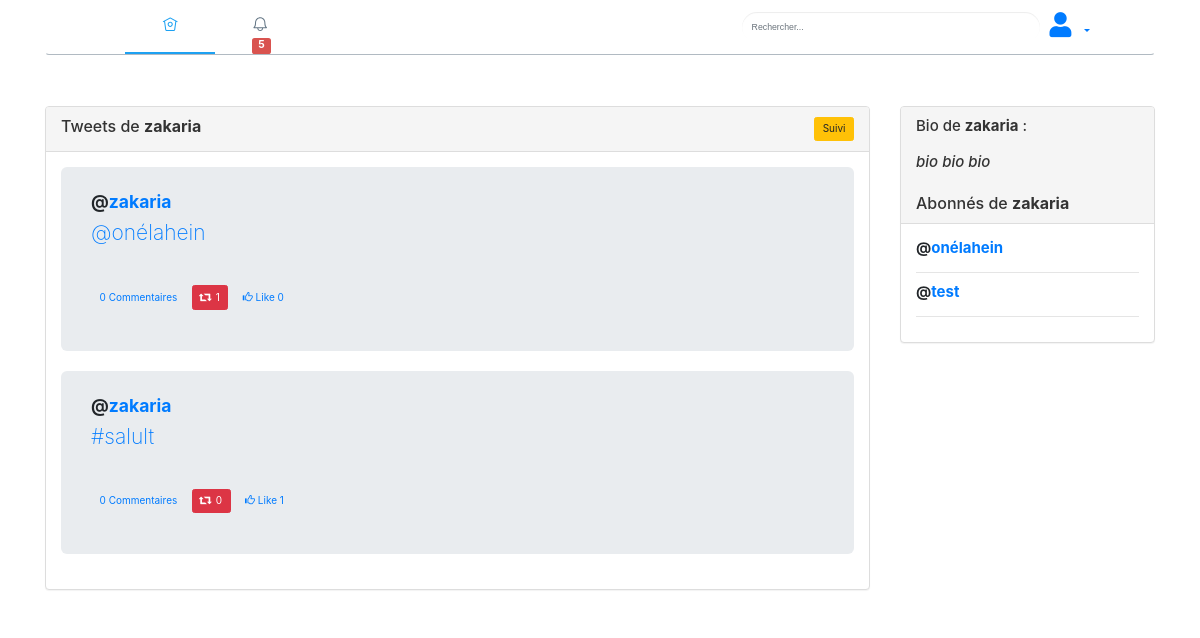
Screenshot of /views/user_tweets.php?data=zakaria (signed in) with the database file from the repository.
### tables this page shows
CREATE TABLE IF NOT EXISTS `tweet` (
  `id` int NOT NULL AUTO_INCREMENT,
  `id_user` int NOT NULL,
  `content` text NOT NULL,
  `id_hashtag` int DEFAULT NULL,
  `id_user_mention` int DEFAULT NULL,
  `id_media` int DEFAULT NULL,
  `date` datetime NOT NULL,
  PRIMARY KEY (`id`),
  KEY `id_hashtag` (`id_hashtag`),
  KEY `id_user_mention` (`id_user_mention`),
  KEY `id_media` (`id_media`),
  KEY `id_user` (`id_user`)
);

CREATE TABLE IF NOT EXISTS `users` (
  `id` int NOT NULL AUTO_INCREMENT,
  `nickname` varchar(255) NOT NULL,
  `birthday` date NOT NULL,
  `email` varchar(255) NOT NULL,
  `password` varchar(255) NOT NULL,
  `registration_date` datetime NOT NULL,
  `bio` text,
  `theme` varchar(255) NOT NULL,
  PRIMARY KEY (`id`),
  UNIQUE KEY `email` (`email`),
  UNIQUE KEY `nickname` (`nickname`)
);

### views/user_tweets.php (the view, shortened to what this page needs)
<?php
include('../connect/functions.php');
$query = "
SELECT users.bio as 'bio',users.*, tweet.* FROM tweet
INNER JOIN users ON users.id = tweet.id_user
WHERE users.nickname = '" . $_GET["data"] . "'
GROUP BY tweet.id
ORDER BY tweet.id DESC
";
$statement = $connect->prepare($query);
$statement->execute();
$total_row = $statement->rowCount();
$user_id = Get_user_id($connect, $_GET["data"]);
?>
<html>
<head>
	<link rel="stylesheet" href="https://maxcdn.bootstrapcdn.com/bootstrap/3.3.7/css/bootstrap.min.css">
	<link rel="stylesheet" href="../css/style1.css">
	<link rel="stylesheet" href="../css/dark.css">
</head>
<body>
	<div class="container">
		<?php
		include('menu.php');
		?>
		<div>
		</div>
		<div class="row">
			<?php
			if ($total_row > 0) {
				$result = $statement->fetchAll();
			?>
				<div class="col-md-9">
					<div class="panel panel-default">
						<div class="panel-heading">
							<div class="row">
								<div class="col-md-6">
									<h3 class="panel-title">Tweets de <?php echo '<b>' . ' ' . $_GET["data"] . '</b>'; ?></h3>
								</div>
								<div class="col-md-6" style="text-align:right;">
									<?php
									if ($user_id != $_SESSION["user_id"]) {
										echo bouton_follow($connect, $user_id, $_SESSION["user_id"]);
									}
									?>
								</div>
							</div>
						</div>
						<div class="panel-body">
							<?php
							foreach ($result as $row) {
								$repost = 'disabled';
								if ($row['id_user'] != $_SESSION['user_id']) {
									$repost = '';
								}
								echo '
							<div class="jumbotron" style="padding:24px 30px 24px 30px">
								<div class="row">
									<div class="col-md-10">
										<h3><b>@<a href="/views/user_tweets.php?data=' . $row["nickname"] . '">' . $row["nickname"] . '</a></b></h3>
										<p>' . toMention($row["content"]) . '<br /><br />
										<button type="button" class="btn btn-link post_comment" id="' . $row["id"] . '" data-user_id="' . $row["id"] . '">' . count_comment($connect, $row["id"]) . ' Commentaires</button>
										<button type="button" class="btn btn-danger repost" data-post_id="' . $row["id"] . '" ' . $repost . '><span class="glyphicon glyphicon-retweet"></span>&nbsp;&nbsp;' . count_retweet($connect, $row["id"]) . '</button>
										<button type="button" class="btn btn-link like_button" data-post_id="' . $row["id"] . '"><span class="glyphicon glyphicon-thumbs-up"></span> Like ' . count_total_post_like($connect, $row["id"]) . '</button>
										</p>
										<div id="comment_form' . $row["id"] . '" style="display:none;">
											<span id="old_comment' . $row["id"] . '"></span>
											<div class="form-group">
												<textarea name="comment" class="form-control" id="comment' . $row["id"] . '"></textarea>
											</div>
											<div class="form-group" align="right">
												<button type="button" name="submit_comment" class="btn btn-primary btn-xs submit_comment" data-post_id="' . $row["id"] . '">Commenter</button>
											</div>
										</div>
									</div>
								</div>
							</div>
							';
							}
							?>
						</div>
					</div>
				</div>
				<div class="col-md-3">
					<div class="panel panel-default">
						<div class="panel-heading">
							<h4>Bio de <b><?php echo  ' ' . $_GET["data"]; ?></b> : <br> <br> <i><?php echo $row["bio"]; ?> </i><br><br></h4>
							<h3 class="panel-title">Abonnés de <b><?php echo  ' ' . $_GET["data"]; ?></b></h3>
						</div>
						<div class="panel-body">
							<?php
							$follower_query = "
						SELECT * FROM users
							INNER JOIN link_user_follower_user_following
							ON link_user_follower_user_following.id_following = users.id
							WHERE link_user_follower_user_following.id_follower = '" . $user_id . "'
						";
							$statement = $connect->prepare($follower_query);
							$statement->execute();
							$follower_result = $statement->fetchAll();
							foreach ($follower_result as $follower_row) {
								echo '
							<div class="row">
								<div class="col-md-8">
									<h4><b>@<a href="/views/user_tweets.php?data=' . $follower_row["nickname"] . '">' . $follower_row["nickname"] . '</a></b></h4>
								</div>
							</div>
							<hr />
							';
							}
							?>
						</div>
					</div>
				</div>
			<?php
			} else {
				echo '<h3 style="text-align:center;color:red;">Aucun tweet trouvé</h3>';
			}
			?>
		</div>
	</div>
</body>
</html>

### connect/functions.php (shortened to what this page needs)
<?php
function Load_notification($connect, $receiver_id)
{
	$query = "
	SELECT * FROM notifications
	WHERE notification_receiver_id = '" . $receiver_id . "'
	ORDER BY notification_id DESC
	";
	$statement = $connect->prepare($query);
	$statement->execute();
	$result = $statement->fetchAll();
	$total_row = $statement->rowCount();
	$output = '';
	if ($total_row > 0) {
		foreach ($result as $row) {
			$output .= '<li><a href="#">' . $row["notification_text"] . '</a></li>';
		}
	}
	return $output;
}
function toMention($content)
{
	if ($content) {
		$exploded = explode(' ', $content);
		$countEx = count($exploded);
		for ($i = 0; $i < $countEx; $i++) {
			if (substr($exploded[$i], 0, 1) == '@') {
				$exploded[$i] = "<a href='/views/user_tweets.php?data=" . substr($exploded[$i], 1) . "'>" . $exploded[$i] . "</a>";
			}
		}
		$finalContent = implode(' ', $exploded);
		return $finalContent;
	}
}
function count_retweet($connect, $post_id)
{
	$query = "
	SELECT * FROM link_user_tweet
	WHERE id_tweet = '" . $post_id . "'
	";
	$statement = $connect->prepare($query);
	$statement->execute();
	return $statement->rowCount();
}
function count_comment($connect, $post_id)
{
	$query = "
	SELECT * FROM comments
	WHERE id_tweet = '" . $post_id . "'
	";
	$statement = $connect->prepare($query);
	$statement->execute();
	return $statement->rowCount();
}
function bouton_follow($connect, $sender_id, $receiver_id)
{
	$query = "
	SELECT * FROM link_user_follower_user_following
	WHERE id_follower = '" . $sender_id . "'
	AND id_following = '" . $receiver_id . "'
	";
	$statement = $connect->prepare($query);
	$statement->execute();
	$total_row = $statement->rowCount();
	$output = '';
	if ($total_row > 0) {
		$output = '<button type="button" name="follow_button" class="btn btn-warning action_button" data-action="unfollow" data-id_follower="' . $sender_id . '"> Suivi</button>';
	} else {
		$output = '<button type="button" name="follow_button" class="btn btn-info action_button" data-action="follow" data-id_follower="' . $sender_id . '"><i class="glyphicon glyphicon-plus"></i> Suivre</button>';
	}
	return $output;
}
function Get_user_id($connect, $username)
{
	$query = "
	SELECT id FROM users
	WHERE nickname = '" . $username . "'
	";
	$statement = $connect->prepare($query);
	$statement->execute();
	$result = $statement->fetchAll();
	foreach ($result as $row) {
		return $row["id"];
	}
}
function count_total_post_like($connect, $post_id)
{
	$query = "
	SELECT * FROM likes
	WHERE id_tweet = '" . $post_id . "'
	";
	$statement = $connect->prepare($query);
	$statement->execute();
	return $statement->rowCount();
}

### css/dark.css (style rules this page uses)
* { box-sizing: border-box; }
body { background-color: #fafafa; align-items: center; justify-content: center; margin: 0; transition: background 0.2s linear; }
@media (prefers-color-scheme: light) { body { background:#fff; color: #424242; } }

### rows the page displays
tweet: id_user.nickname "zakaria", content "@onélahein", id "0", id "1"
tweet: id_user.nickname "zakaria", content "#salult", id "0", id "1"
users: bio "bio bio bio"
users: nickname "onélahein"
users: nickname "test"

### other values shown
$total_notification "5"
$_GET["data"] "zakaria"
